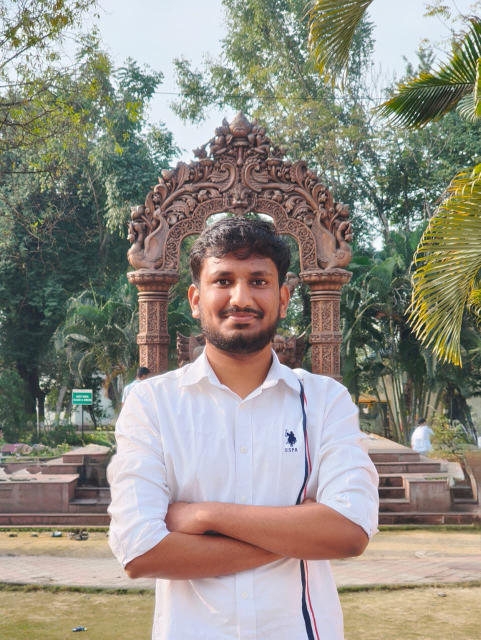
#> input picture assignment5/assignment5C/input.jpeg, 961 x 1280 px (shown at 1/2 size)
$ python a5c.py
#> lines starting #> are read from the running program, lines starting #| are printed output that depends on the picture
import cv2
import numpy as np
import matplotlib.pyplot as plt
import os
from scipy.fftpack import dct, idct

def dct2(block):
    return dct(dct(block.T, norm='ortho').T, norm='ortho')

def idct2(block):
    return idct(idct(block.T, norm='ortho').T, norm='ortho')

Q_base = np.array([
[16,11,10,16,24,40,51,61],
[12,12,14,19,26,58,60,55],
[14,13,16,24,40,57,69,56],
[14,17,22,29,51,87,80,62],
[18,22,37,56,68,109,103,77],
[24,35,55,64,81,104,113,92],
[49,64,78,87,103,121,120,101],
[72,92,95,98,112,100,103,99]
])

def compute_psnr(original, compressed):
    mse = np.mean((original - compressed) ** 2)
    if mse == 0:
        return float('inf')
    return 20 * np.log10(255.0 / np.sqrt(mse))

def compress(img, Qf):
    h, w = img.shape
    Q = Q_base * Qf
    out = np.zeros_like(img, dtype=np.float32)

    for i in range(0, h, 8):
        for j in range(0, w, 8):
            block = img[i:i+8, j:j+8]
            d = dct2(block)
            q = np.round(d / Q)
            deq = q * Q
            r = idct2(deq)
            out[i:i+8, j:j+8] = r

    return np.clip(out, 0, 255).astype(np.uint8)

original = cv2.imread('input.jpeg', cv2.IMREAD_GRAYSCALE)
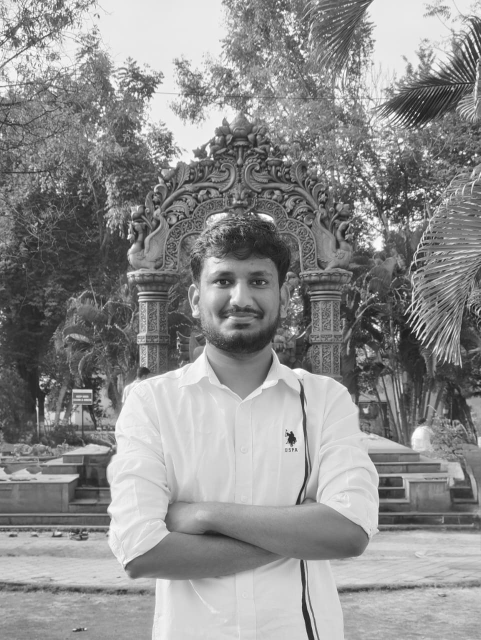
#> original: shape (1280, 961) (shown at 1/2 size); min 12, max 255, mean 142.3
original = cv2.resize(original, (256, 256))
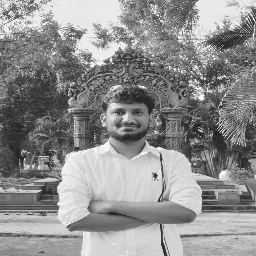
#> original: shape (256, 256); min 23, max 255, mean 142.3

Q_values = [5, 15, 30]

psnr_values = []
compression_ratios = []
images = []

for Q in Q_values:
    comp = compress(original, Q)
    images.append(comp)

    filename = f"output_Q{Q}.jpg"
    cv2.imwrite(filename, comp)

    psnr = compute_psnr(original, comp)
    psnr_values.append(psnr)

    orig_size = os.path.getsize('input.jpeg')
    comp_size = os.path.getsize(filename)

    ratio = orig_size / comp_size
    compression_ratios.append(ratio)

    print(f"Q={Q} | PSNR={psnr:.2f} dB | CR={ratio:.2f}")
#> this loop made 3 passes
#> (mse in compute_psnr, psnr) on passes 1 to 3: (72.81, 29.51), (85.54, 28.81), (96.41, 28.29)
#| Q=5 | PSNR=29.51 dB | CR=14.45
#| Q=15 | PSNR=28.81 dB | CR=35.21
#| Q=30 | PSNR=28.29 dB | CR=67.51
#> pass 1, `comp = compress(original, Q)`:
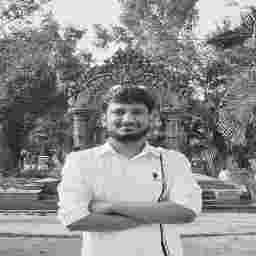
#> comp: shape (256, 256); min 0, max 255, mean 141.7
#> pass 2, `comp = compress(original, Q)`:
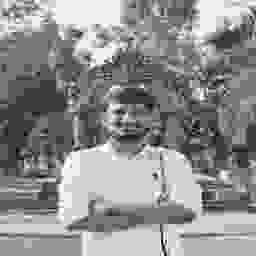
#> comp: shape (256, 256); min 0, max 255, mean 142
#> pass 3, `comp = compress(original, Q)`:
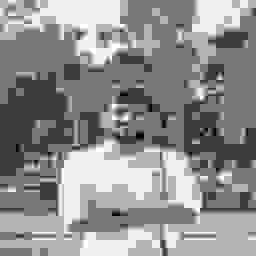
#> comp: shape (256, 256); min 0, max 255, mean 142.8
#> after the loop, compression_ratios = [14.45, 35.21, 67.51]; images = 3 items; psnr_values = [29.51, 28.81, 28.29]

fig1, axs = plt.subplots(1, 4, figsize=(18, 5))

axs[0].imshow(original, cmap='gray')
axs[0].set_title("Original")
axs[0].axis('off')

for i, Q in enumerate(Q_values):
    axs[i+1].imshow(images[i], cmap='gray')
    axs[i+1].set_title(f"Q={Q}\nPSNR={psnr_values[i]:.2f}\nCR={compression_ratios[i]:.2f}")
    axs[i+1].axis('off')

plt.tight_layout()
plt.savefig("output.png")

plt.figure()
plt.plot(Q_values, psnr_values, marker='o')
plt.xlabel("Quantization Factor (Q)")
plt.ylabel("PSNR (dB)")
plt.title("PSNR vs Quantization Factor")
plt.grid()
plt.savefig("output.png")
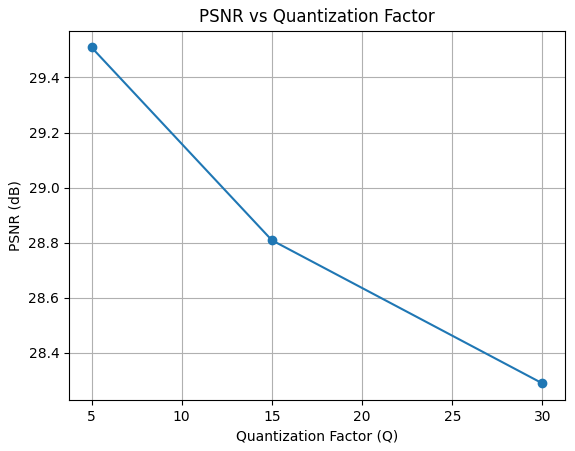
#> figure drawn by matplotlib, 1 panel

plt.figure()
plt.plot(Q_values, compression_ratios, marker='o')
plt.xlabel("Quantization Factor (Q)")
plt.ylabel("Compression Ratio")
plt.title("Compression Ratio vs Quantization Factor")
plt.grid()
plt.savefig("output.png")
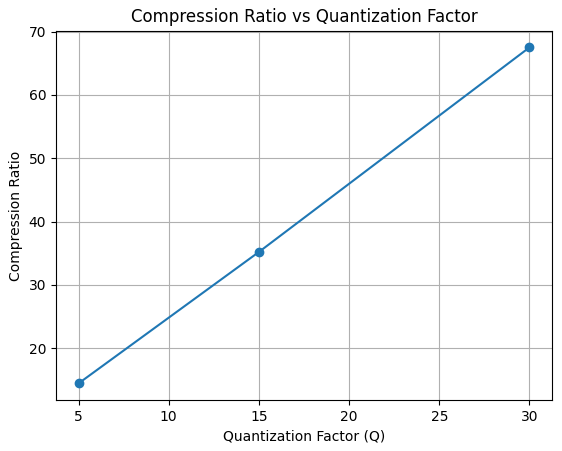
#> figure drawn by matplotlib, 1 panel
